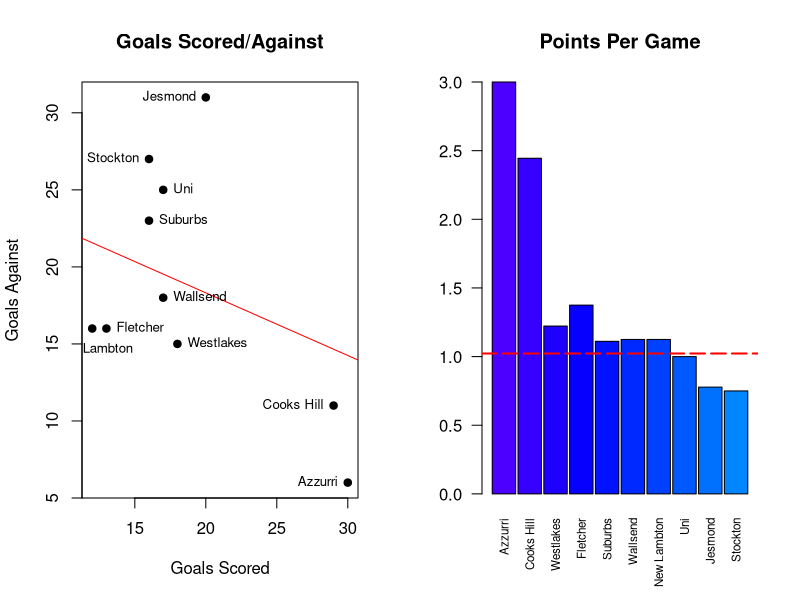

This figure's R source:
# SETUP/LOAD
data <- read.csv("round1.csv", header=TRUE)
par(mfrow=c(1,2)) # update as required

#############################################################################################
# DATA PROCESSING/CLEANING
#############################################################################################

# change column name
colnames(data)[colnames(data) == "for."] <- "scored"

# get short names for labelling
short_name <- data.frame(c(1:10),
                         c('Azzurri', 'Cooks Hill', 'Westlakes', 'Fletcher', 'Suburbs','Wallsend','New Lambton','Uni','Jesmond','Stockton'))
names(short_name) <-c("position","short_name")

data <- merge(data, short_name)

#############################################################################################
# GOALS F/A PLOT
#############################################################################################

# plotting goals scored/against
plot(data$scored, data$against, 
     main="Goals Scored/Against",
     xlab="Goals Scored",
     ylab="Goals Against",
     pch=19)

# regression line
abline(lm(data$scored~data$against), col="red")

# label certain teams separately to remove overlapping
label_teams_1 <- c('Azzurri','Cooks Hill','Stockton','Jesmond')
data_subset_1 <- subset(data, data$short_name %in% label_teams_1)
label_teams_2 <- c('Uni','Suburbs', 'Wallsend', 'Westlakes', 'Fletcher')
data_subset_2 <- subset(data, data$short_name %in% label_teams_2 )
label_teams_3 <- c('New Lambton')
data_subset_3 <- subset(data, data$short_name %in% label_teams_3)

# text labels
text(data_subset_1$scored, data_subset_1$against, labels=data_subset_1$short_name,pos=2,cex=0.8)
text(data_subset_2$scored, data_subset_2$against, labels=data_subset_2$short_name,pos=4,cex=0.8)
text(data_subset_3$scored, data_subset_3$against, labels=data_subset_3$short_name,adj=1,pos=1,offset=0.8,cex=0.8)#, adj = c(1,1))


#############################################################################################
# POINTS PER GAME
#############################################################################################

ppg_plot <- barplot((data$points/data$played),  # points / games played
                        main="Points Per Game",
                        xlab="",las=2, 
                        ylab="",
                        col=topo.colors(40),
                        space=0.1,
                        names.arg= data$short_name,
                        cex.names = 0.7
                        )
                abline(h=mean(data$points/data$against),
                       col="red",
                       lty = 5,
                       lwd = 2)



